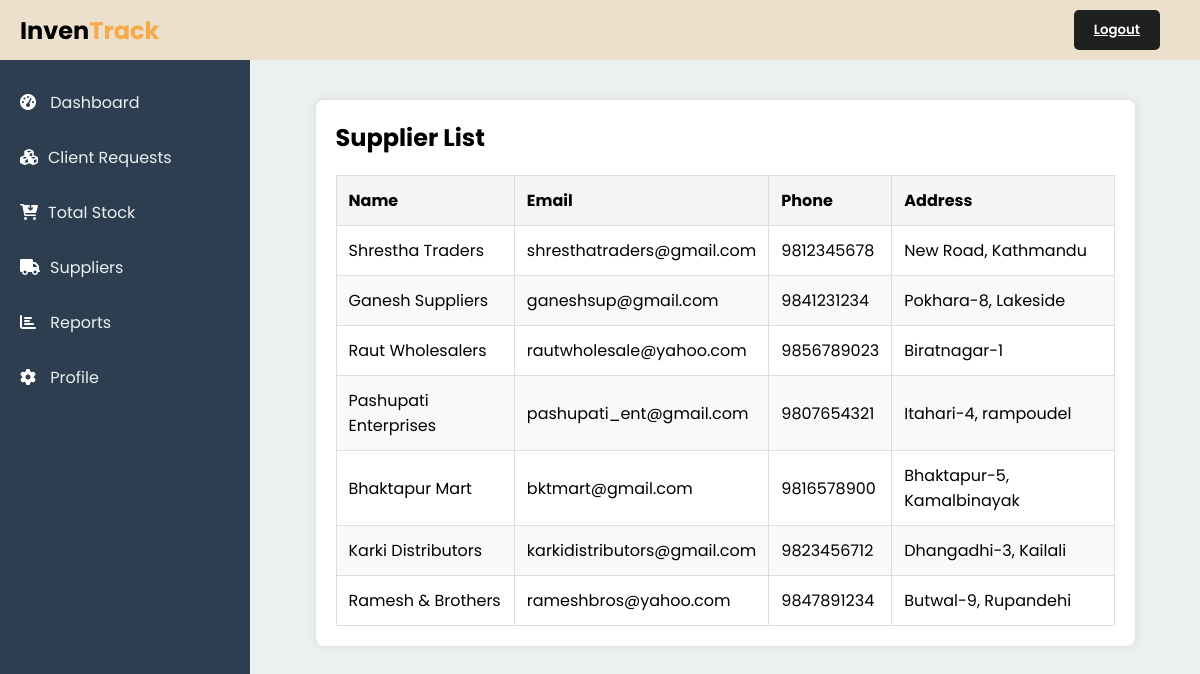
The page /pages/client/supplier.php (signed in) on the database its author committed.
### tables this page shows
CREATE TABLE `suppliers` (
  `supplier_id` int(11) NOT NULL,
  `supplier_name` varchar(100) NOT NULL,
  `email` varchar(100) NOT NULL,
  `phone` varchar(10) NOT NULL,
  `address` varchar(100) NOT NULL,
  `created_by` varchar(50) NOT NULL,
  `created_at` timestamp NOT NULL DEFAULT current_timestamp(),
  `company_name` varchar(100) NOT NULL
);

### pages/client/supplier.php (the view, shortened to what this page needs)
<?php
require "../../config.php";
?>
<!DOCTYPE html>
<html lang="en">
<head>
    <link rel="stylesheet" href="../../assets/css/client-dashboard.css"/>
    <link rel="stylesheet" href="../../assets/css/supplier.css"/>
    <link rel="stylesheet" href="https://cdnjs.cloudflare.com/ajax/libs/font-awesome/6.0.0-beta3/css/all.min.css"/>
</head>
<body>
    <?php require "../../includes/sidebar.php"; ?>
    <div class="main-content">
        <div class="supplier-container">
            <h2 style="color: black;">Supplier List</h2>
            <table class="supplier-table">
                <thead>
                    <tr>
                        <th>Name</th>
                        <th>Email</th>
                        <th>Phone</th>
                        <th>Address</th>
                    </tr>
                </thead>
                <tbody>
                    <?php
                    $sql = "SELECT * FROM suppliers";
                    $result = $conn->query($sql);
                    while($row = $result->fetch_assoc()) {
                        echo "<tr>";
                        echo "<td>" . htmlspecialchars($row['supplier_name']) . "</td>";
                        echo "<td>" . htmlspecialchars($row['email']) . "</td>";
                        echo "<td>" . htmlspecialchars($row['phone']) . "</td>";
                        echo "<td>" . htmlspecialchars($row['address']) . "</td>";
                        echo "</tr>";
                    }
                    ?>
                </tbody>
            </table>
        </div>
    </div>
</body>
</html>

### includes/sidebar.php (shortened to what this page needs)
<!DOCTYPE html>
<html lang="en">
  <head>
    <link rel="stylesheet" href="../assets/css/client-dashboard.css"/>
    <link rel="stylesheet" href="https://cdnjs.cloudflare.com/ajax/libs/font-awesome/6.0.0-beta3/css/all.min.css"/>
  </head>
  <body>
  <nav>
      <ul class="navbar">
        <li> <h1 style="color: black;">Inven<span style="color: rgb(247, 170, 70)">Track</span></h1></li>
        <li><button class="logout-btn"><a href="logout.php">Logout</a></button></li>
      </ul>
    </nav>
    <div class="container">
    <div class="sidebar">
    <ul>
        <li><a href="dashboard.php"><i class="fas fa-tachometer-alt"></i> Dashboard</a></li>
        <li><a href="product.php"><i class="fas fa-cubes"></i>Client Requests</a></li>
        <li><a href="total-stock.php"><i class="fas fa-cart-arrow-down"></i>Total Stock</a></li>
        <li><a href="supplier.php"><i class="fas fa-truck"></i>Suppliers</a></li>
        <li><a href="reports.php"><i class="fas fa-chart-bar"></i> Reports</a></li>
        <li><a href="profile.php"><i class="fas fa-cog"></i> Profile</a></li>
    </ul>
    </div>
  </body>
</html>

### assets/css/client-dashboard.css (style rules this page uses)
* { font-family: Poppins; margin: 0; padding: 0; box-sizing: border-box; color: #fff; }
.navbar { height: 60px; width: 100%; list-style: none; display: flex; justify-content: space-between; align-items: center; padding: 10px 20px; background-color: #ECDFCC; overflow-y: auto; overflow-y: hidden; position: fixed; left: 0; top: 0px; z-index: 1; }
li { color: #1E201E; }
nav { z-index: 1; width: 100%; }
.logout-btn { background-color: #1E201E; color: #fff; border: none; padding: 10px 20px; border-radius: 5px; cursor: pointer; margin-right: 20px; font-weight: 600; text-transform: capitalize; text-decoration: none; transition: all 0.3s ease; }
.container { display: flex; height: calc(100vh - 60px); }
.sidebar { height: 100%; width: 250px; background-color: #2c3e50; padding: 20px 0; overflow-y: auto; overflow-y: hidden; position: fixed; left: 0; top: 60px; }
.sidebar ul { list-style-type: none; padding: 0; }
.sidebar li { margin-bottom: 10px; }
.sidebar a { display: block; padding: 10px 20px; color: #ecf0f1; text-decoration: none; transition: background-color 0.3s; }
.sidebar i { margin-right: 10px; }
.main-content { margin-left: 250px; margin-top: 60px; flex-grow: 1; padding: 20px; background-color: #ecf0f1; overflow-y: auto; height: 100%; }

### assets/css/supplier.css (style rules this page uses)
.main-content { width: 100%; height: 100%; padding: 20px; margin-left: 250px; margin-top: 60px; }
.supplier-table { width: 100%; border-collapse: collapse; }
.supplier-table th, .supplier-table td { color: black; border: 1px solid #ddd; padding: 12px; text-align: left; }
.supplier-table th { background-color: #f2f2f2; font-weight: bold; }
.supplier-table tr:nth-child(even) { background-color: #f9f9f9; }
.supplier-container { width: 90%; margin: 20px auto; padding: 20px; background-color: #fff; border-radius: 8px; box-shadow: 0 0 10px rgba(0,0,0,0.1); }
.supplier-table { width: 100%; border-collapse: collapse; margin-top: 20px; }
.supplier-table th, .supplier-table td { padding: 12px; text-align: left; border-bottom: 1px solid #ddd; color: black; }
.supplier-table th { background-color: #f5f5f5; font-weight: bold; }

### rows shown on the page
suppliers: supplier_name "Shrestha Traders", email "shresthatraders@gmail.com", phone "9812345678", address "New Road, Kathmandu"
suppliers: supplier_name "Ganesh Suppliers", email "ganeshsup@gmail.com", phone "9841231234", address "Pokhara-8, Lakeside"
suppliers: supplier_name "Raut Wholesalers", email "rautwholesale@yahoo.com", phone "9856789023", address "Biratnagar-1"
suppliers: supplier_name "Pashupati Enterprises", email "pashupati_ent@gmail.com", phone "9807654321", address "Itahari-4, rampoudel"
suppliers: supplier_name "Bhaktapur Mart", email "bktmart@gmail.com", phone "9816578900", address "Bhaktapur-5, Kamalbinayak"
suppliers: supplier_name "Karki Distributors", email "karkidistributors@gmail.com", phone "9823456712", address "Dhangadhi-3, Kailali"
suppliers: supplier_name "Ramesh & Brothers", email "rameshbros@yahoo.com", phone "9847891234", address "Butwal-9, Rupandehi"
